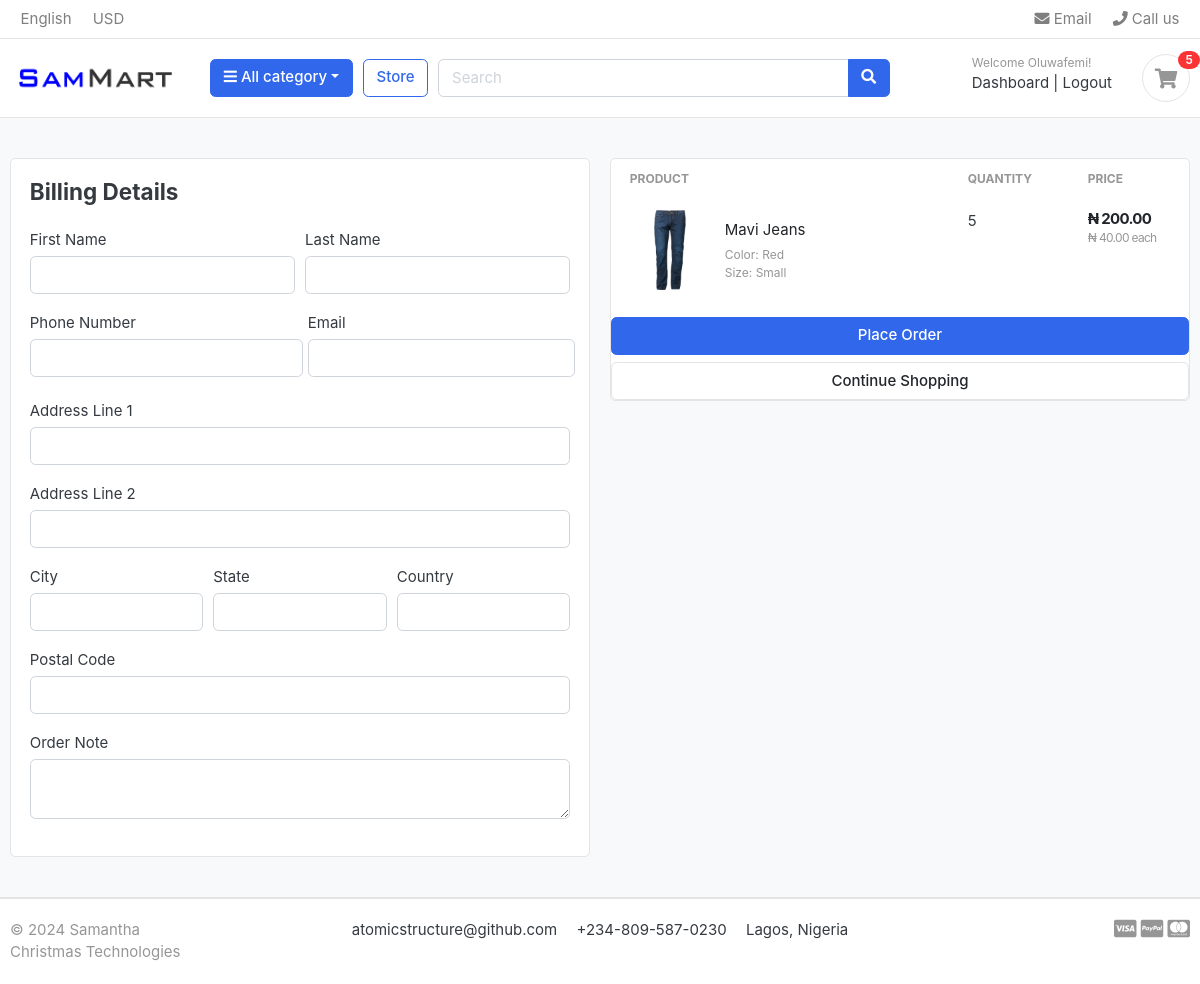
The app's page /cart/checkout/ (signed in), older data.
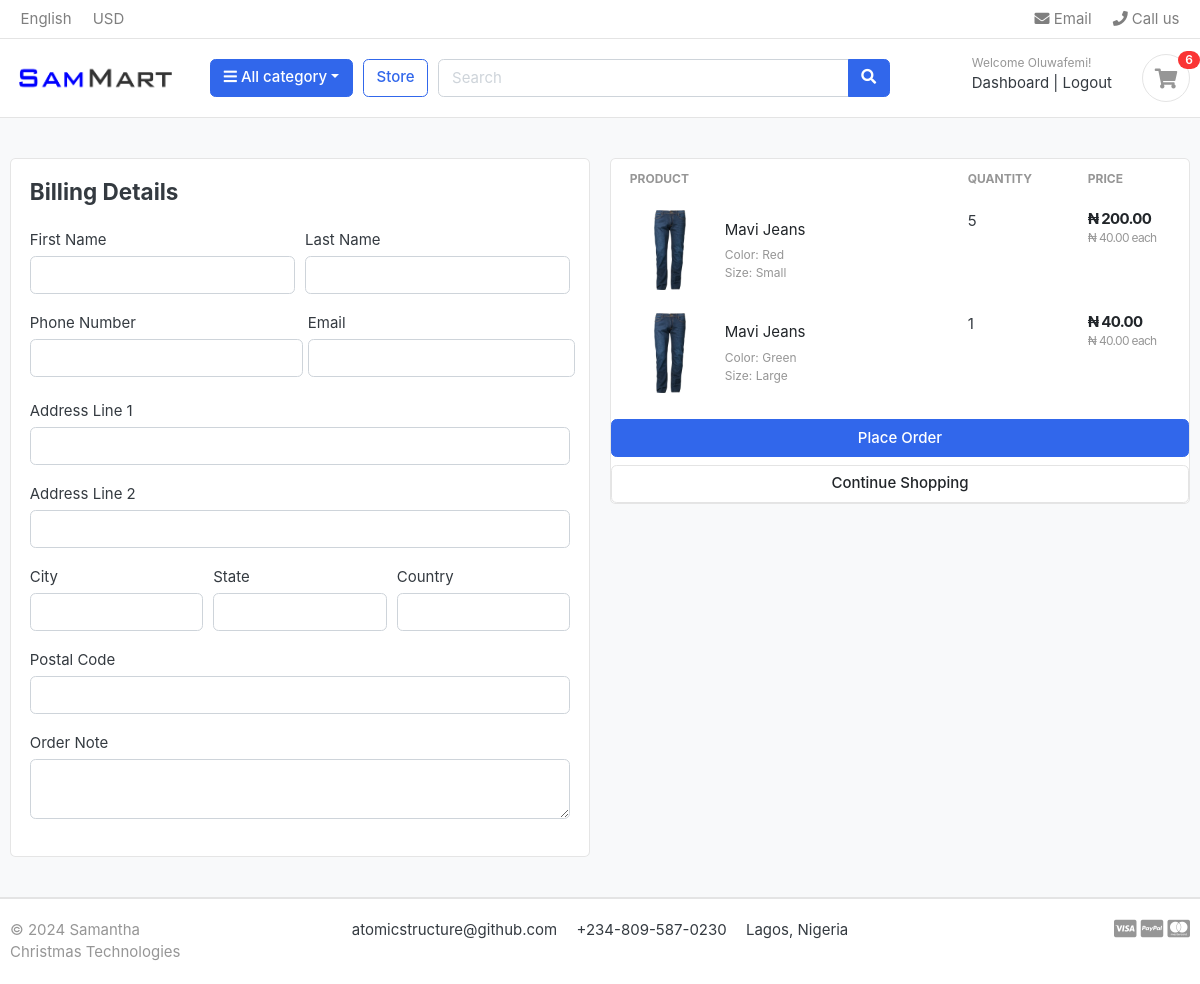
The same page, newer data.
### carts/models.py (models this page shows, shortened)
class CartItem(models.Model):
    product = models.ForeignKey(Products, on_delete=models.CASCADE)
    variations = models.ManyToManyField(Variation, blank=True)
    cart = models.ForeignKey(Cart, on_delete=models.CASCADE, null=True)
    quantity = models.IntegerField()
    user = models.ForeignKey(Account, on_delete=models.CASCADE, null=True)
    is_active = models.BooleanField(default=True)
    def sub_total(self):
        return self.product.price * self.quantity

### store/models.py (models this page shows, shortened)
class Products(models.Model):
    product_name = models.CharField(max_length=200, unique=True)
    slug = models.SlugField(max_length=200, unique=True)
    description = models.TextField(max_length=500, blank=True)
    price = models.DecimalField( max_digits=10, decimal_places=2, default=0.00)
    digital = models.BooleanField(default=False, null=True, blank=False)
    image = models.ImageField(upload_to='photos/product')
    stock = models.IntegerField()
    is_available = models.BooleanField(default=True)
    category = models.ForeignKey(Category, on_delete=models.CASCADE)
    created_date = models.DateTimeField(auto_now_add=True)
    modified_date = models.DateTimeField(auto_now=True)
    def get_url(self):
        return reverse('product_detail', args=[self.category.slug, self.slug])

class Variation(models.Model):
    product = models.ForeignKey(Products, on_delete=models.CASCADE)
    variation_category = models.CharField(max_length=200, choices=(variation_category_choice))
    variation_value = models.CharField(max_length=200)
    is_active = models.BooleanField(default=True)
    created_date = models.DateTimeField(auto_now=True)
    objects = VariationManager()

### carts/views.py (the view)
# urls.py: path('checkout/', views.checkout, name='checkout'),
@login_required(login_url="login")
def checkout(request, total=0, quantity=0, cart_items=None):
    tax = 0
    grand_total = 0
    try:
        if request.user.is_authenticated:
            cart_items = CartItem.objects.filter(user=request.user, is_active=True)
        else:
            cart = Cart.objects.get(cart_id=_cart_id(request))
            cart_items = CartItem.objects.filter(cart=cart, is_active=True)
        for cart_item in cart_items:
            total += (cart_item.product.price * cart_item.quantity)
            quantity += cart_item.quantity
        tax = (2 * total) / 100
        grand_total = total + tax
    except ObjectDoesNotExist:
        pass
    context = {
        'cart_items': cart_items,
        'total': total,
        'quantity': quantity,
        'tax': tax,
        'grand_total': grand_total,
    }
    return render(request, 'store/checkout.html', context)

### carts/context_processors.py (called while the page is built)
def cart(request):
    cart_count = 0
    if 'admin' in request.path:
        return {}
    else:
        try:
            cart = Cart.objects.filter(cart_id=_cart_id(request))
            if request.user.is_authenticated:
                cart_items = CartItem.objects.all().filter(user=request.user)
            else:
                cart_items = CartItem.objects.all().filter(cart=cart[:1])
            for cart_item in cart_items:
                cart_count += cart_item.quantity
        except Cart.DoesNotExist:
            cart_count = 0
        context = {
            'cart_count': cart_count
        }
        return context

### carts/views.py (called while the page is built)
def _cart_id(request):
    cart = request.session.session_key
    if not cart:
        cart = request.session.create()
    return cart

### category/context_processors.py (called while the page is built)
def categories(request):
    return {
        'categories': Category.objects.all()
    }

### category/models.py (called while the page is built)
    def get_url(self):
        return reverse('products_by_category', args=[self.slug])

### templates/store/checkout.html (shortened to what the changed rows need)
{% extends "base.html" %}
{% load static %}
{% block content %}
  <section class="section-content padding-y bg">
    <div class="container">
      <div class="row">
            <aside class="col-lg-6">
              <div class="card">
                <table class="table table-borderless table-shopping-cart">
                  <thead class="text-muted">
                    <tr class="small text-uppercase">
                      <th scope="col">Product</th>
                      <th scope="col" width="120">Quantity</th>
                      <th scope="col" width="120">Price</th>
                    </tr>
                  </thead>
                  <tbody>
                    {% for cart_item in cart_items %}
                    <tr>
                      <td>
                        <figure class="itemside align-items-center">
                          <div class="aside">
                            <img src="{{ cart_item.product.image.url }}" class="img-sm" />
                          </div>
                          <figcaption class="info">
                            <a href="{{ cart_item.product.get_url }}" class="title text-dark">{{ cart_item.product.product_name }}</a>
                            <p class="text-muted small">
                              {% if cart_item.variations.all %}
                                {% for variation in cart_item.variations.all %}
                                  {{ variation.variation_category | capfirst }}: {{ variation.variation_value | capfirst }} <br>
                                {% endfor %}
                              {% endif %}
                            </p>
                          </figcaption>
                        </figure>
                      </td>
                      <td>
                      <label for="">{{ cart_item.quantity }}</label>
                      </td>
                      <td>
                        <div class="price-wrap">
                          <var class="price">₦ {{ cart_item.sub_total }}</var>
                          <small class="text-muted">₦ {{ cart_item.product.price }} each</small>
                        </div>
                      </td>
                    </tr>
                  </tbody>
                  {% endfor %}
                </table>
                </div>
              </div>
      </div>
  </section>
{% endblock %}

### templates/includes/navbar.html (shortened to what this page needs)
{% load static %}
<header class="section-header">
    <nav class="navbar p-md-0 navbar-expand-sm navbar-light border-bottom">
      <div class="container">
        <div class="collapse navbar-collapse" id="navbarTop4">
          <ul class="navbar-nav mr-auto">
            <li class="nav-item dropdown">
              <a href="#" class="nav-link">English</a>
            </li>
            <li class="nav-item dropdown">
              <a href="#" class="nav-link">USD</a>
            </li>
          </ul>
          <ul class="navbar-nav">
            <li>
              <a href="mailto:ogundarearnold@gmail.com" class="nav-link"><i class="fa fa-envelope"></i> Email</a>
            </li>
            <li>
              <a href="tel:+2348169261295" class="nav-link"><i class="fa fa-phone"></i> Call us</a>
            </li>
          </ul>
        </div>
      </div>
    </nav>
    <section class="header-main border-bottom">
      <div class="container">
        <div class="row align-items-center">
          <div class="col-lg-2 col-md-3 col-6">
            <a href="{% url 'home' %}" class="brand-wrap"><img class="logo" src="{% static './images/logo.png' %}" /></a>
          </div>
          <div class="col-lg col-sm col-md col-6 flex-grow-0">
            <div class="category-wrap dropdown d-inline-block float-right">
              <button type="button" class="btn btn-primary dropdown-toggle" data-toggle="dropdown"><i class="fa fa-bars"></i> All category</button>
            </div>
          </div>
          <a href="{% url 'store' %}" class="btn btn-outline-primary">Store</a>
          <div class="col-lg col-md-6 col-sm-12 col">
            <form action="{% url 'search' %}" class="search" method="get">
              <div class="input-group w-100">
                <input type="text" class="form-control" style="width:60%;" placeholder="Search" name="keyword"/>
                <div class="input-group-append">
                  <button class="btn btn-primary" type="submit"><i class="fa fa-search"></i></button>
                </div>
              </div>
            </form>
          </div>
          <div class="col-lg-3 col-sm-6 col-8 order-2 order-lg-3">
            <div class="d-flex justify-content-end mb-3 mb-lg-0">
            {% if user.id is None %}
              <div class="widget-header">
                <small class="title text-muted">Welcome guest!</small>
                <div>
                  <a href="{% url 'login' %}">Sign in</a> <span class="dark-transp">|</span>
                  <a href="{% url 'register' %}">Register</a>
                </div>
              </div>
              {% else %}
              <div class="widget-header">
                <small class="title text-muted">Welcome {{ user.first_name }}!</small>
                <div>
                  <a href="{% url 'dashboard' %}">Dashboard</a> <span class="dark-transp">|</span>
                  <a href="{% url 'logout' %}">Logout</a>
                </div>
              </div>
            {% endif %}
              <a href="{% url 'cart' %}" class="widget-header pl-3 ml-3">
                <div class="icon icon-sm rounded-circle border">
                  <i class="fa fa-shopping-cart"></i>
                </div>
                <span class="badge badge-pill badge-danger notify">{{ cart_count }}</span>
              </a>
            </div>
          </div>
        </div>
      </div>
    </section>
  </header>

Row changes from the older to the newer data that the page shows:
added CartItem: product.image (picture), product.product_name "Mavi Jeans", quantity "1", sub_total "40.00", product.price "40.00"
now on this page (row unchanged): Variation: variation_category "Color", variation_value "Green", shown under "Mavi Jeans"
now on this page (row unchanged): Variation: variation_category "Size", variation_value "Large", shown under "Mavi Jeans"
Text that changed along with them:
{{ cart_count }}: "5" → "6"
